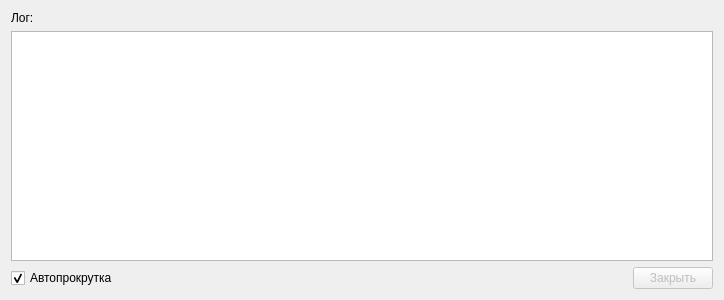
<?xml version="1.0" encoding="UTF-8"?>
<ui version="4.0">
 <class>LogWindow</class>
 <widget class="QDialog" name="LogWindow">
  <property name="geometry">
   <rect>
    <x>0</x>
    <y>0</y>
    <width>724</width>
    <height>300</height>
   </rect>
  </property>
  <property name="windowTitle">
   <string>Идет вычисление...</string>
  </property>
  <layout class="QVBoxLayout" name="verticalLayout">
   <item>
    <widget class="QLabel" name="label">
     <property name="text">
      <string>Лог:</string>
     </property>
    </widget>
   </item>
   <item>
    <widget class="QTextEdit" name="textEdit_log">
     <property name="readOnly">
      <bool>true</bool>
     </property>
    </widget>
   </item>
   <item>
    <layout class="QHBoxLayout" name="horizontalLayout">
     <item>
      <widget class="QCheckBox" name="checkBox_autoscroll">
       <property name="text">
        <string>Автопрокрутка</string>
       </property>
       <property name="checked">
        <bool>true</bool>
       </property>
      </widget>
     </item>
     <item>
      <spacer name="horizontalSpacer">
       <property name="orientation">
        <enum>Qt::Horizontal</enum>
       </property>
       <property name="sizeHint" stdset="0">
        <size>
         <width>40</width>
         <height>20</height>
        </size>
       </property>
      </spacer>
     </item>
     <item>
      <widget class="QPushButton" name="pushButton_cancel">
       <property name="enabled">
        <bool>false</bool>
       </property>
       <property name="text">
        <string>Закрыть</string>
       </property>
      </widget>
     </item>
    </layout>
   </item>
  </layout>
 </widget>
 <resources/>
 <connections>
  <connection>
   <sender>pushButton_cancel</sender>
   <signal>clicked()</signal>
   <receiver>LogWindow</receiver>
   <slot>close()</slot>
   <hints>
    <hint type="sourcelabel">
     <x>346</x>
     <y>276</y>
    </hint>
    <hint type="destinationlabel">
     <x>199</x>
     <y>149</y>
    </hint>
   </hints>
  </connection>
 </connections>
</ui>
